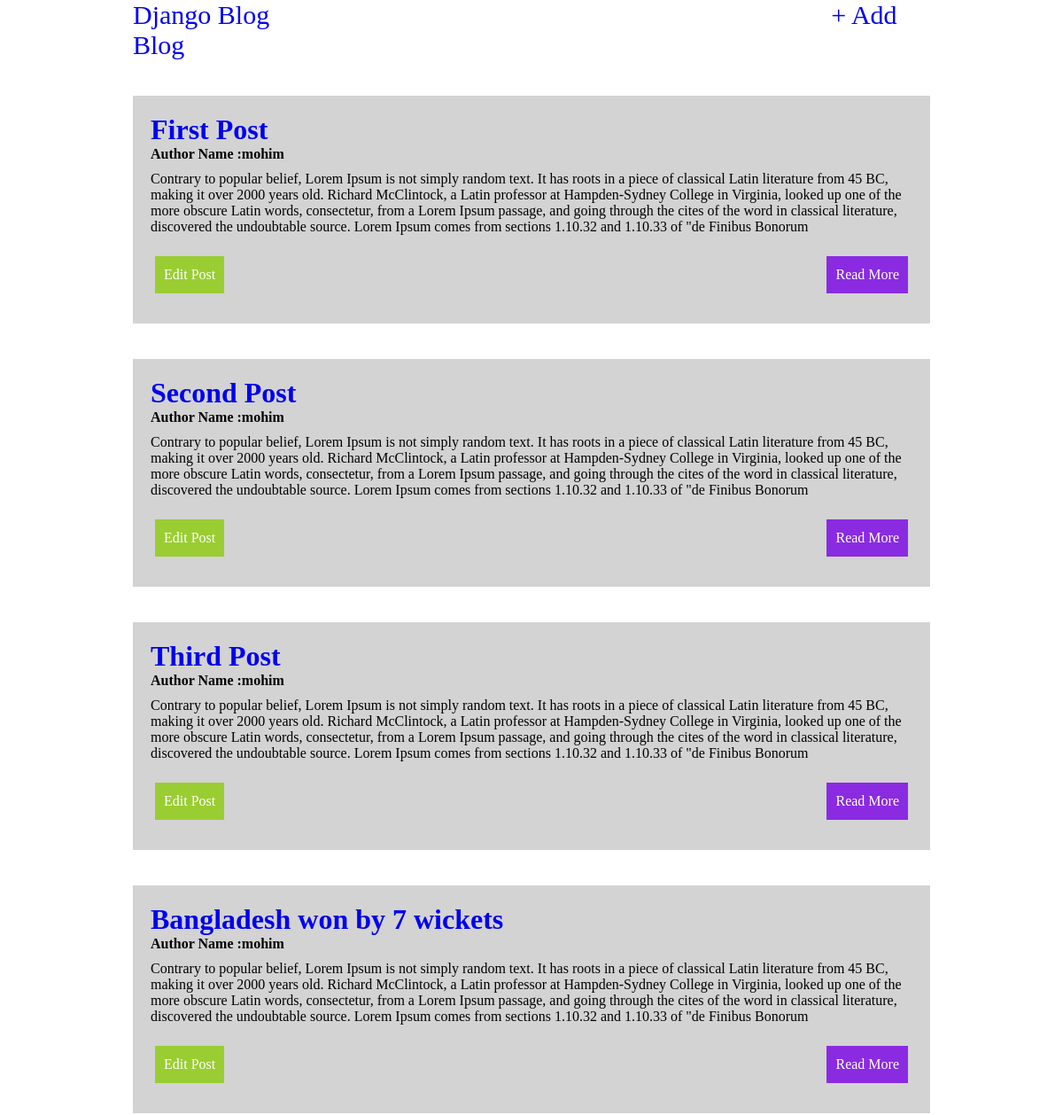
The app's page / (upper part), older data.
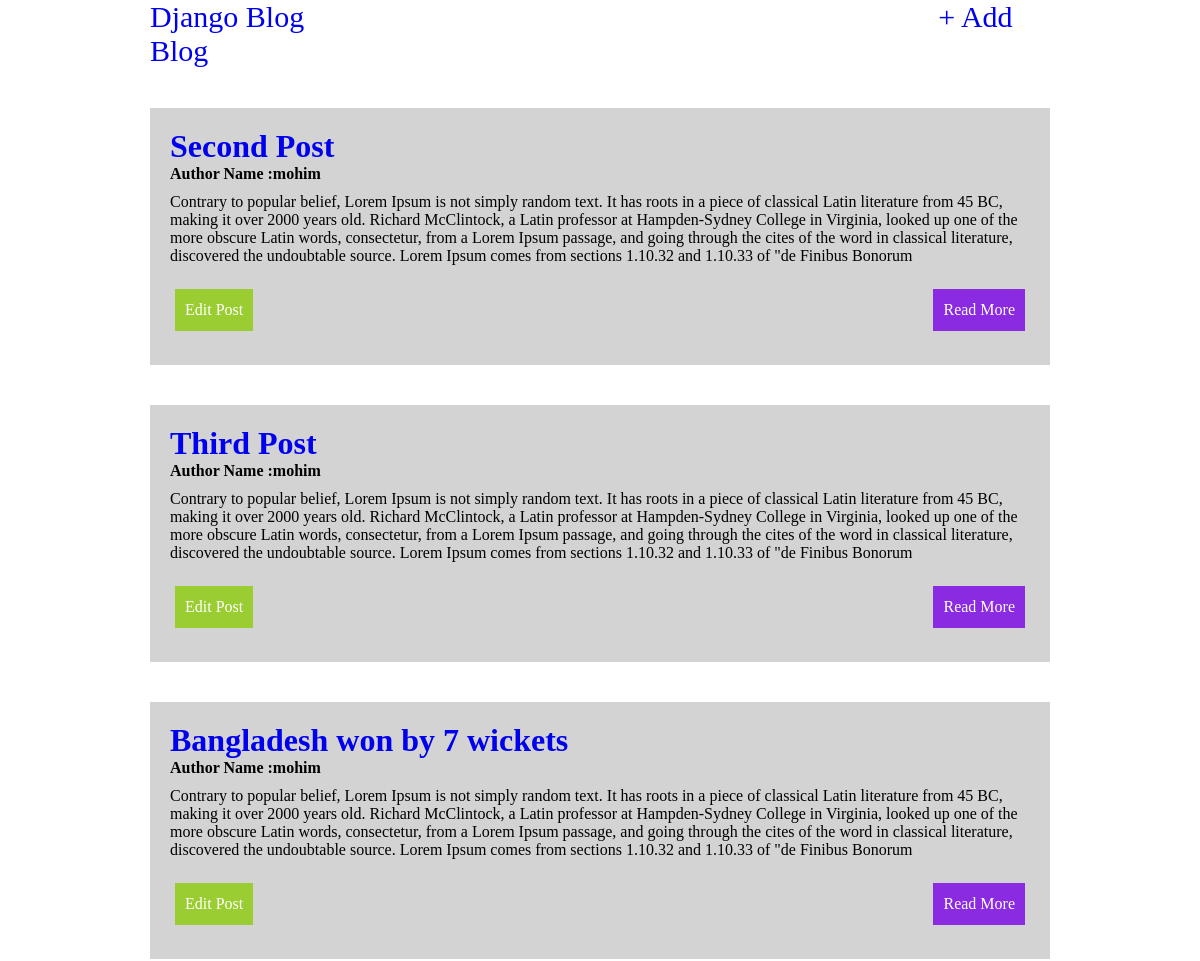
The same page, newer data.
### blog/models.py (models this page shows, shortened)
class Blog(models.Model):
    title = models.CharField(max_length=200)
    author = models.ForeignKey(
        'auth.User',
        on_delete = models.CASCADE,
    )
    body = models.TextField()

### blog/views.py (the view)
# urls.py: path('', HomePage.as_view(), name='home'),
class HomePage(ListView):
    model = Blog
    template_name = 'index.html'
    context_object_name = 'all_blog_posts'

### templates/index.html
{% extends 'base.html' %}
{% block content %}
    {% for post in all_blog_posts %}
        <div class="content">
            <h1><a style="text-decoration: none;" href="{% url 'post_detail' post.pk %}">{{ post.title }}</a></h1>
            <h4>Author Name :{{ post.author }}</h4>
            <p>{{ post.body }}</p>
            <div style="width: 100%; display: flex; justify-content: space-between; padding: 14px 5px;">
                <a style="text-decoration: none; color: white; background-color: yellowgreen; padding: 12px 10px" href="{% url 'edit_post' post.pk %}">Edit Post</a>
                <a style="text-decoration: none; color: white; background-color: blueviolet; padding: 12px 10px" href="{% url 'post_detail' post.pk %}">Read More</a>
            </div>
        </div>
    {% endfor %}
{% endblock content %}

Row changes from the older to the newer data that the page shows:
removed Blog: title "First Post", author "mohim", body "Contrary to popular belief, Lorem Ipsum is not simply random text. It has roots in a piece of classical Latin literature from 45 BC, making it over 2000 years old. Richard McClintock, a Latin professor at Hampden-Sydney College in Virginia, looked up one of the more obscure Latin words, consectetur, from a Lorem Ipsum passage, and going through the cites of the word in classical literature, discovered the undoubtable source. Lorem Ipsum comes from sections 1.10.32 and 1.10.33 of \"de Finibus Bonorum"
